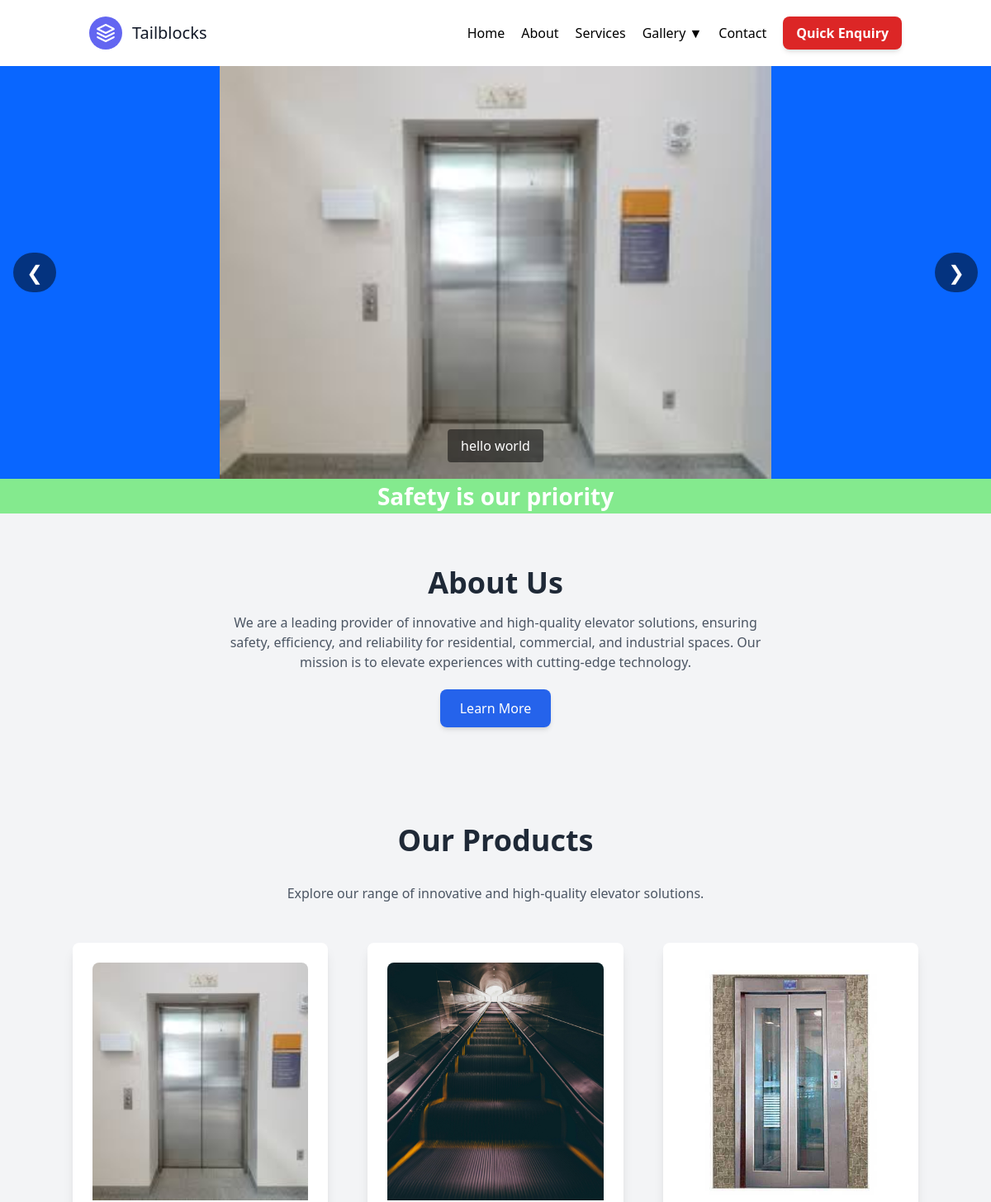
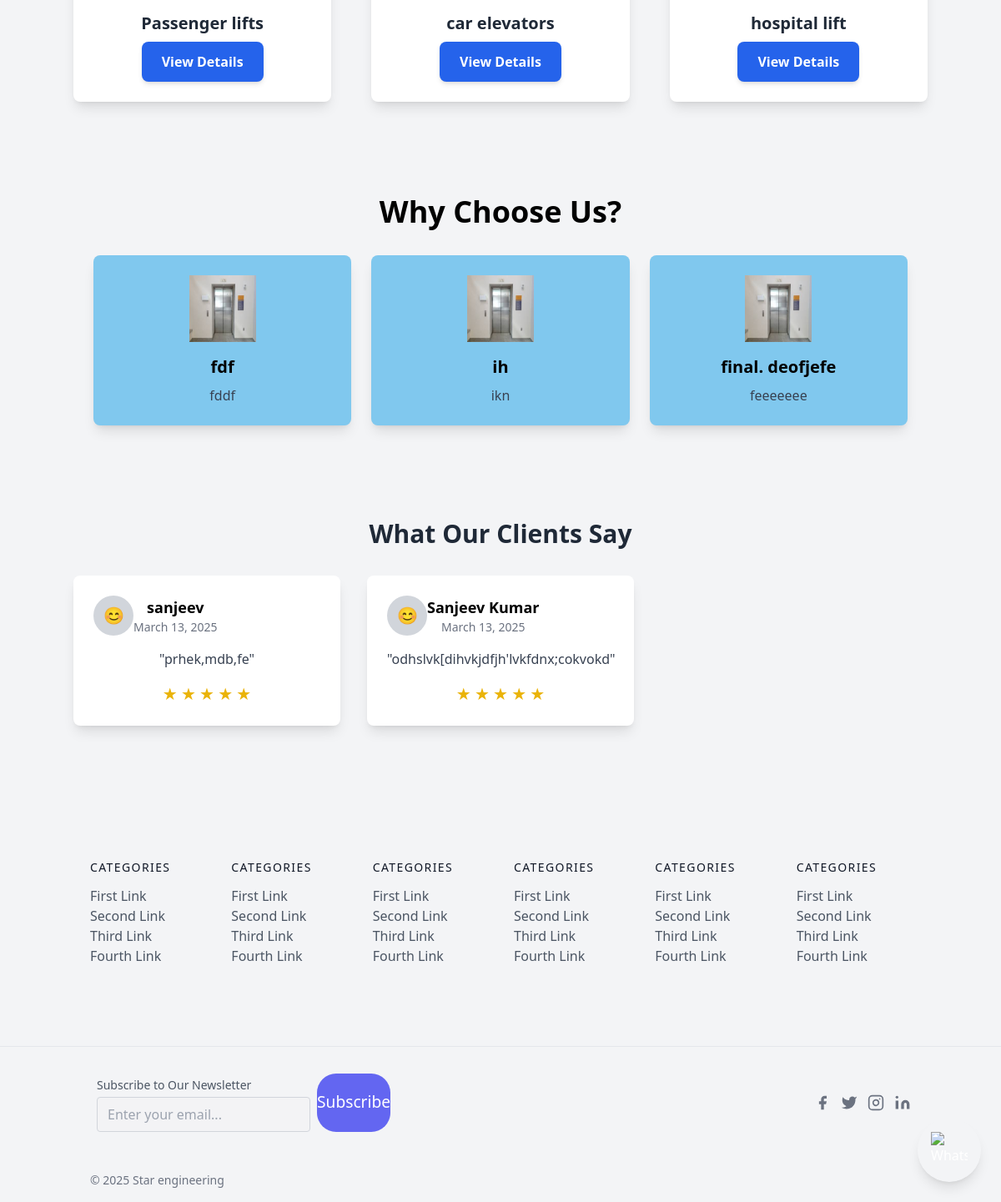
The page / on the database its author committed (2 pictures, top to bottom).
### home/models.py (models this page shows, shortened)
class CarouselImage(models.Model):
    image = models.ImageField(upload_to='carousel_images/')
    title = models.CharField(max_length=100, blank=True, null=True)
    caption = models.CharField(max_length=255, blank=True, null=True)
    created_at = models.DateTimeField(auto_now_add=True)
    class Meta:
        ordering = ['-created_at']
        verbose_name = "Carousel Image"
        verbose_name_plural = "Carousel Images"

class Product(models.Model):
    name = models.CharField(max_length=255)
    description = models.TextField( blank=True, null=True)
    image = models.ImageField(upload_to='products/', blank=True, null=True)
    price = models.DecimalField(max_digits=10, decimal_places=2, blank=True, null=True)
    created_at = models.DateTimeField(default=now, editable=False)  # Add this field
    class Meta:
        ordering = ['name']

class WhyChooseUs(models.Model):
    title = models.CharField(max_length=255)
    description = models.TextField(blank=True, null=True)
    icon = models.ImageField(upload_to='why_choose_us/icons/', null=True, blank=True)

class Testimonial(models.Model):
    name = models.CharField(max_length=255)
    image = models.ImageField(upload_to='testimonials/', blank=True, null=True)
    feedback = models.TextField()
    rating = models.IntegerField(default=5)  # Rating out of 5
    date_added = models.DateTimeField(auto_now_add=True)
    class Meta:
        ordering = ['-date_added']

### home/views.py (the view)
# urls.py: path("", home, name="home"),
def home(request):
    carousel_images = CarouselImage.objects.all()
    products = Product.objects.all()
    testimonials = Testimonial.objects.all()  # Fetch testimonials
    why_choose_us = WhyChooseUs.objects.all()  # Ensure this line is fetching data
    return render(request, 'home/index.html', {
        'carousel_images': carousel_images,
        'products': products,
        'testimonials': testimonials,
        'why_choose_us': why_choose_us  # ✅ Corrected variable name
    })

### home/templates/home/index.html (shortened to what this page needs)
{% extends "home/basic.html" %}
{% block content %}
<div x-data="{ currentIndex: 0, totalSlides: {{ carousel_images|length }},
               autoSlide() {
                   setInterval(() => { this.currentIndex = (this.currentIndex + 1) % this.totalSlides }, 3500);
               }
             }"
     x-init="autoSlide()" class="relative w-full h-[500px] mx-auto overflow-hidden bg-blue-500" style="background-color: #0966ff;">
    <div class="flex transition-transform duration-700 ease-in-out w-full h-full "
         :style="'transform: translateX(-' + (currentIndex * 100) + '%)'">
        {% for img in carousel_images %}
        <div class="w-full flex-shrink-0 h-full">
            <img src="{{ img.image.url }}" alt="Slide {{ forloop.counter }}"
                 class="w-full h-full object-contain">
            {% if img.caption %}
            <p class="absolute bottom-5 left-1/2 transform -translate-x-1/2 bg-black/50 text-white px-4 py-2 rounded">
                {{ img.caption }}
            </p>
            {% endif %}
        </div>
        {% endfor %}
    </div>
    <button @click="currentIndex = (currentIndex - 1 + totalSlides) % totalSlides"
        class="absolute top-1/2 left-4 transform -translate-y-1/2 bg-black/50 text-white px-4 py-2 rounded-full text-2xl">
        &#10094;
    </button>
    <button @click="currentIndex = (currentIndex + 1) % totalSlides"
        class="absolute top-1/2 right-4 transform -translate-y-1/2 bg-black/50 text-white px-4 py-2 rounded-full text-2xl">
        &#10095;
    </button>
</div>
<h1 class="justify-center flex justify-center items-center w-full" style="align-items: center; font-size: 28px; font-weight: bold; background-color: #84ea8e; color: white;">Safety is our priority</h1>
<section class="bg-gray-100 py-16">
    <div class="container mx-auto px-6 text-center">
        <h2 class="text-4xl font-bold text-gray-800">About Us</h2>
        <p class="mt-4 text-gray-600 max-w-2xl mx-auto">
            We are a leading provider of innovative and high-quality elevator solutions,
            ensuring safety, efficiency, and reliability for residential, commercial,
            and industrial spaces. Our mission is to elevate experiences with cutting-edge technology.
        </p>
        <div class="mt-8">
            <a href="/about" class="bg-blue-600 text-white px-6 py-3 rounded-lg shadow-md hover:bg-blue-700 transition">
                Learn More
            </a>
        </div>
    </div>
</section>
<section class="py-16 bg-gray-100">
    <div class="container mx-auto text-center">
        <h2 class="text-4xl font-bold text-gray-800 mb-8">Our Products</h2>
        <p class="text-gray-600 mb-12">Explore our range of innovative and high-quality elevator solutions.</p>
        <div class="grid md:grid-cols-3 gap-12">
            {% for product in products %}
            <div class="bg-white rounded-lg shadow-lg p-6">
                {% if product.image %}
                <img src="{{ product.image.url }}" alt="{{ product.name }}" class="w-full h-72 object-cover rounded-t-lg">
            {% else %}
                <img src="/static/images/default-image.jpg" alt="No Image Available" class="w-full h-72 object-cover rounded-t-lg">
            {% endif %}
                <h3 class="text-xl font-semibold text-gray-800 mt-4 mb-2">{{ product.name }}</h3>
                <a href="{% url 'product_detail' product.id %}"
                   class="inline-block bg-blue-600 text-white font-bold px-6 py-3 rounded-lg shadow-md hover:bg-blue-700 transition">
                    View Details
                </a>
            </div>
            {% endfor %}
        </div>
    </div>
</section>
<section class="py-12 bg-gray-100">
    <div class="container mx-auto px-6">
        <h2 class="text-4xl font-bold text-center mb-8">Why Choose Us?</h2>
        <div class="grid grid-cols-1 md:grid-cols-2 lg:grid-cols-3 gap-6">
            {% for point in why_choose_us %}
            <div class="bg-green-500 shadow-lg rounded-lg p-6 text-center" style="background-color: #80c8ee;">
                {% if point.icon %}
                <img src="{{ point.icon.url }}" alt="{{ point.title }}" class="w-20 h-20 mx-auto mb-4">
                {% endif %}
                <h3 class="text-xl font-semibold">{{ point.title }}</h3>
                <p class="text-gray-700 mt-2">{{ point.description }}</p>
            </div>
            {% endfor %}
        </div>
    </div>
</section>
<section class="bg-gray-100 py-16">
    <div class="container mx-auto text-center">
        <h2 class="text-3xl font-bold text-gray-800 mb-8">What Our Clients Say</h2>
        <div class="grid grid-cols-1 md:grid-cols-2 lg:grid-cols-3 gap-8">
            {% for testimonial in testimonials %}
            <div class="bg-white p-6 shadow-lg rounded-lg">
                <div class="flex items-center mb-4">
                    {% if testimonial.image %}
                    <img src="{{ testimonial.image.url }}" alt="{{ testimonial.name }}" class="w-12 h-12 rounded-full mr-3">
                    {% else %}
                    <div class="w-12 h-12 bg-gray-300 rounded-full flex items-center justify-center text-gray-500">
                        <span class="text-xl">😊</span>
                    </div>
                    {% endif %}
                    <div>
                        <h4 class="font-semibold text-lg">{{ testimonial.name }}</h4>
                        <p class="text-sm text-gray-500">{{ testimonial.date_added|date:"F j, Y" }}</p>
                    </div>
                </div>
                <p class="text-gray-700">"{{ testimonial.feedback }}"</p>
                <div class="mt-4">
                    {% for _ in "⭐"|ljust:testimonial.rating %}
                    <span class="text-yellow-500 text-xl">★</span>
                    {% endfor %}
                </div>
            </div>
            {% endfor %}
        </div>
    </div>
</section>
{% endblock %}

### rows shown on the page
CarouselImage: image (picture)
CarouselImage: caption "hello world"
Product: image (picture), name "Passenger lifts"
Product: image (picture), name "car elevators"
Product: image (picture), name "hospital lift"
WhyChooseUs: icon (picture), title "fdf", description "fddf"
WhyChooseUs: icon (picture), title "ih", description "ikn"
WhyChooseUs: icon (picture), title "final. deofjefe", description "feeeeeee"
Testimonial: name "sanjeev", date_added "March 13, 2025", feedback "prhek,mdb,fe", rating 5 (drawn)
Testimonial: name "Sanjeev Kumar", date_added "March 13, 2025", feedback "odhslvk[dihvkjdfjh'lvkfdnx;cokvokd", rating 5 (drawn)
